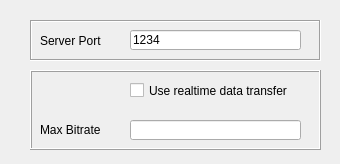
<?xml version="1.0" encoding="UTF-8"?>
<ui version="4.0">
 <class>FTP_connect_Dialog</class>
 <widget class="QDialog" name="FTP_connect_Dialog">
  <property name="geometry">
   <rect>
    <x>0</x>
    <y>0</y>
    <width>340</width>
    <height>164</height>
   </rect>
  </property>
  <property name="windowTitle">
   <string>FTP Connection</string>
  </property>
  <widget class="QFrame" name="frame">
   <property name="geometry">
    <rect>
     <x>30</x>
     <y>20</y>
     <width>291</width>
     <height>41</height>
    </rect>
   </property>
   <property name="frameShape">
    <enum>QFrame::Box</enum>
   </property>
   <property name="frameShadow">
    <enum>QFrame::Sunken</enum>
   </property>
   <widget class="QLabel" name="label_7">
    <property name="geometry">
     <rect>
      <x>10</x>
      <y>10</y>
      <width>81</width>
      <height>21</height>
     </rect>
    </property>
    <property name="text">
     <string>Server Port</string>
    </property>
   </widget>
   <widget class="QLineEdit" name="port_lineEdit">
    <property name="geometry">
     <rect>
      <x>100</x>
      <y>10</y>
      <width>171</width>
      <height>20</height>
     </rect>
    </property>
    <property name="text">
     <string>1234</string>
    </property>
   </widget>
  </widget>
  <widget class="QFrame" name="btr_frame">
   <property name="geometry">
    <rect>
     <x>30</x>
     <y>70</y>
     <width>291</width>
     <height>80</height>
    </rect>
   </property>
   <property name="frameShape">
    <enum>QFrame::Box</enum>
   </property>
   <property name="frameShadow">
    <enum>QFrame::Raised</enum>
   </property>
   <widget class="QLabel" name="label_2">
    <property name="geometry">
     <rect>
      <x>10</x>
      <y>50</y>
      <width>61</width>
      <height>20</height>
     </rect>
    </property>
    <property name="text">
     <string>Max Bitrate</string>
    </property>
   </widget>
   <widget class="QLineEdit" name="bitrate_lineEdit">
    <property name="geometry">
     <rect>
      <x>100</x>
      <y>50</y>
      <width>171</width>
      <height>20</height>
     </rect>
    </property>
   </widget>
   <widget class="QCheckBox" name="usebitrate_checkBox">
    <property name="geometry">
     <rect>
      <x>100</x>
      <y>10</y>
      <width>161</width>
      <height>21</height>
     </rect>
    </property>
    <property name="text">
     <string>Use realtime data transfer</string>
    </property>
   </widget>
  </widget>
 </widget>
 <resources/>
 <connections/>
</ui>
